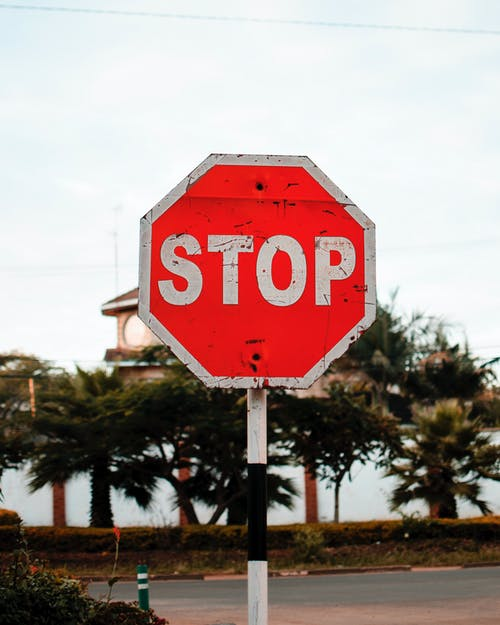
#> input picture pertemuan13/recognize_stop_sign/stop_3.jpg, 500 x 625 px
$ python praktikum.py
#> lines starting #> are read from the running program, lines starting #| are printed output that depends on the picture; after the words box and inside, x2 and y2 are one past the last pixel; in counts of white or black regions, pixels touching at a corner belong together
import cv2

img = cv2.imread('stop_3.jpg')
#> img is the input picture: shape (625, 500, 3); mean B, G, R 139.5, 144.4, 165.1

img_gray = cv2.cvtColor(img, cv2.COLOR_BGR2GRAY)
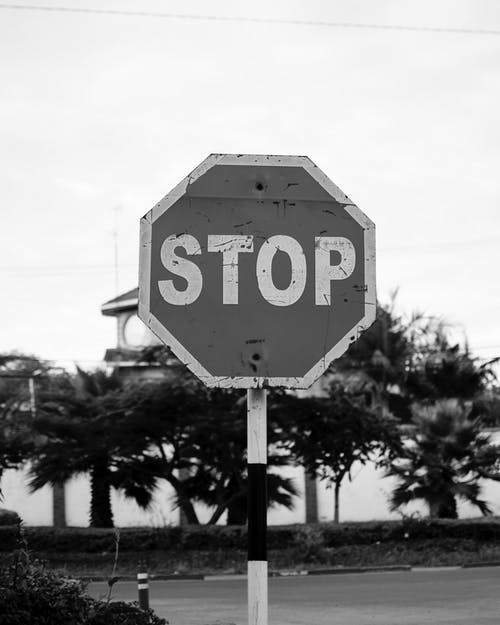
#> img_gray: shape (625, 500); min 0, max 255, mean 150
img_rgb = cv2.cvtColor(img, cv2.COLOR_BGR2RGB)

stop_data = cv2.CascadeClassifier('stop_data.xml')

found = stop_data.detectMultiScale(img,
                                   minSize=(20, 20))
#> found = [[132, 136, 265, 265]]

amount_found = len(found)
#> amount_found = 1

if amount_found != 0:
    for (x, y, width, height) in found:
        cv2.rectangle(img, (x, y),
                      (x + height, y + width),
                      (0, 255, 0), 5)
#> this loop made 1 pass
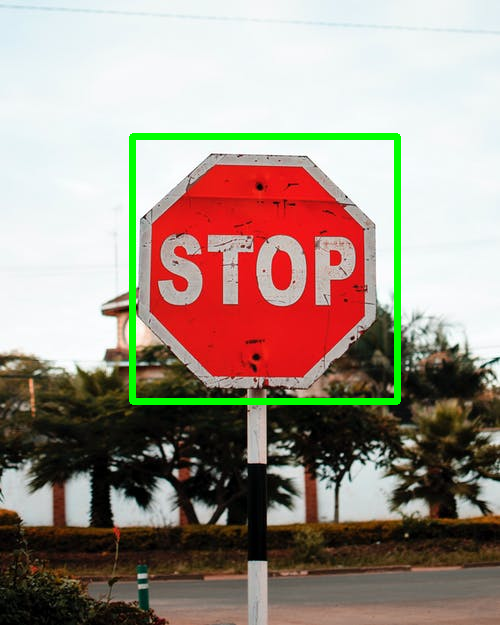
#> img: shape (625, 500, 3); 2.37% of pixels changed, all inside (x1, y1, x2, y2) = (129, 133, 401, 405)

cv2.imshow("stop sign", img)
cv2.waitKey(0)
cv2.destroyAllWindows()

$ run again, with pertemuan13/recognize_stop_sign/image.jpg copied over pertemuan13/recognize_stop_sign/stop_3.jpg
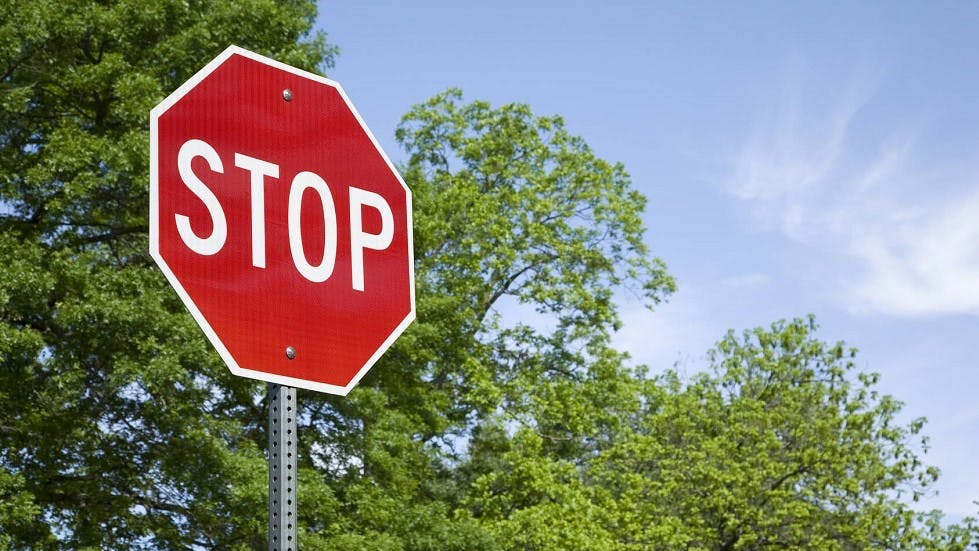
#> input picture pertemuan13/recognize_stop_sign/image.jpg, 979 x 551 px
#> img is the input picture: shape (551, 979, 3); mean B, G, R 123.1, 133.3, 133.1
#> `img_gray = cv2.cvtColor(img, cv2.COLOR_BGR2GRAY)`:
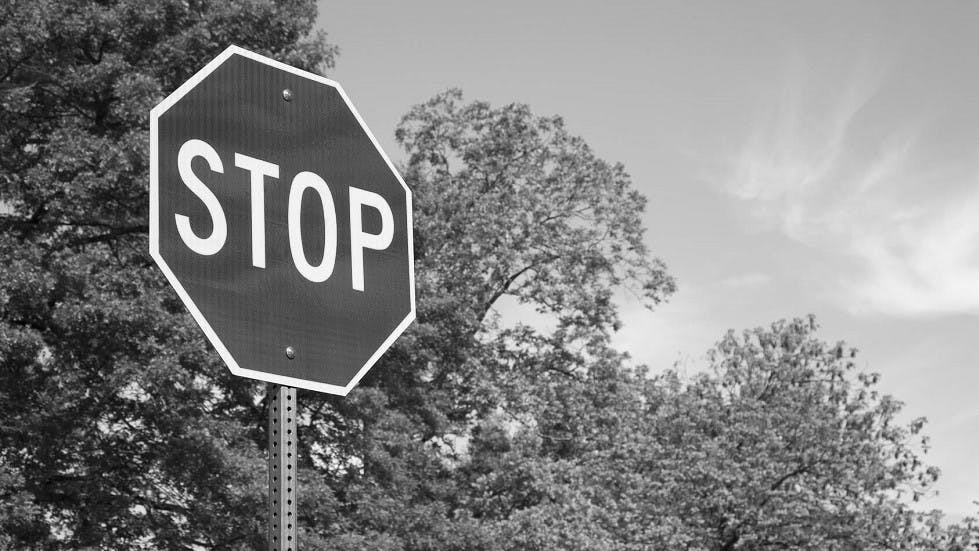
#> img_gray: shape (551, 979); min 0, max 255, mean 132
#> found = [[144, 66, 315, 315]]
#> amount_found = 1
#> the loop `for (x, y, width, height) in found:` made 1 pass
#> after the loop `for (x, y, width, height) in found:`:
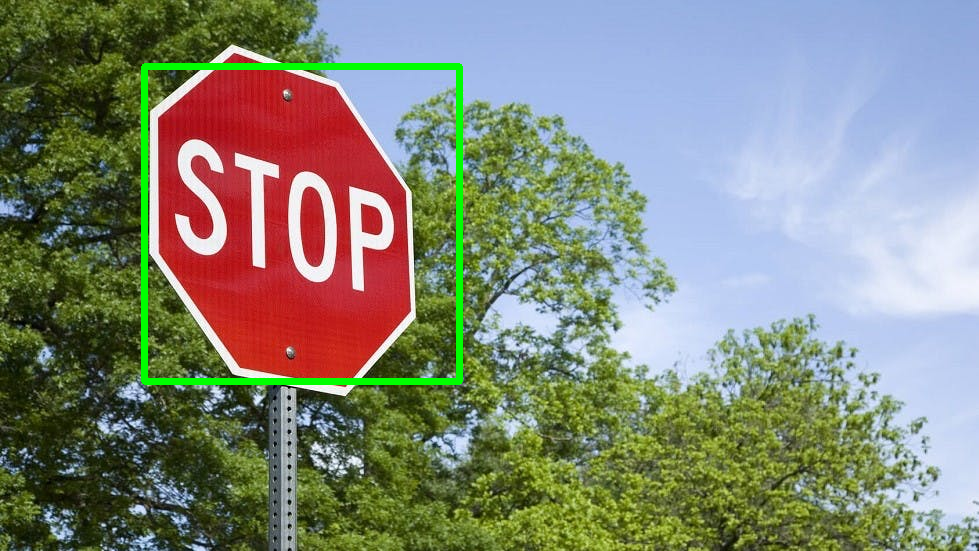
#> img: shape (551, 979, 3); 1.63% of pixels changed, all inside (x1, y1, x2, y2) = (141, 63, 463, 385)

$ run again, with pertemuan13/recognize_stop_sign/stop_1.webp saved as pertemuan13/recognize_stop_sign/stop_3.jpg
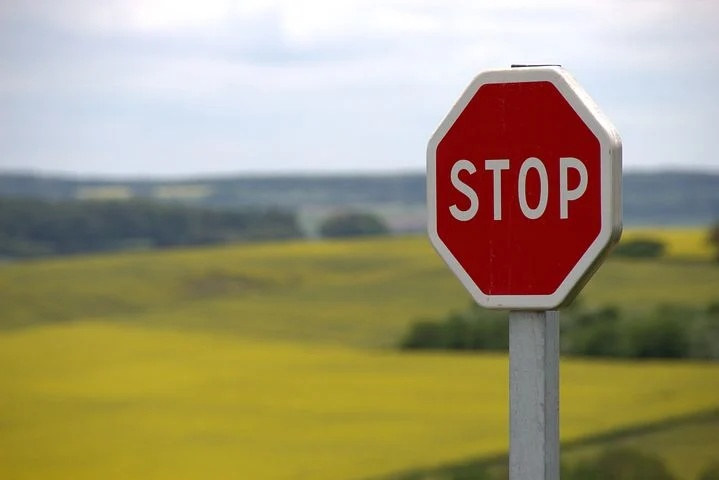
#> input picture pertemuan13/recognize_stop_sign/stop_1.webp, 719 x 480 px
#> img is the input picture: shape (480, 719, 3); mean B, G, R 119.1, 151.3, 161.3
#> `img_gray = cv2.cvtColor(img, cv2.COLOR_BGR2GRAY)`:
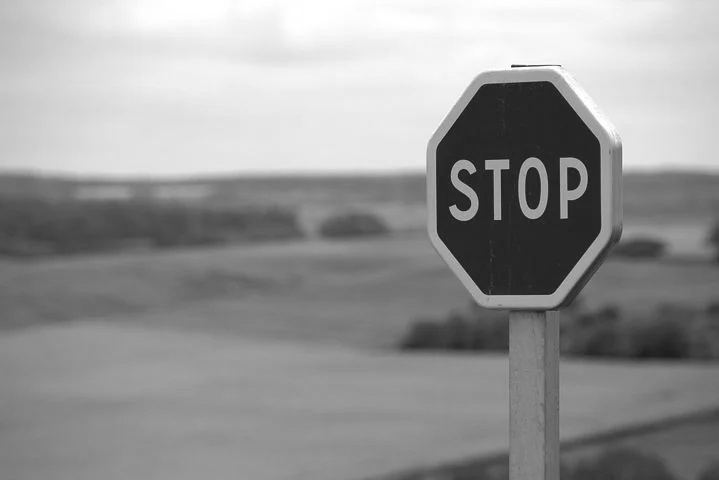
#> img_gray: shape (480, 719); min 22, max 255, mean 150.6
#> found = [[413, 79, 218, 218]]
#> amount_found = 1
#> the loop `for (x, y, width, height) in found:` made 1 pass
#> after the loop `for (x, y, width, height) in found:`:
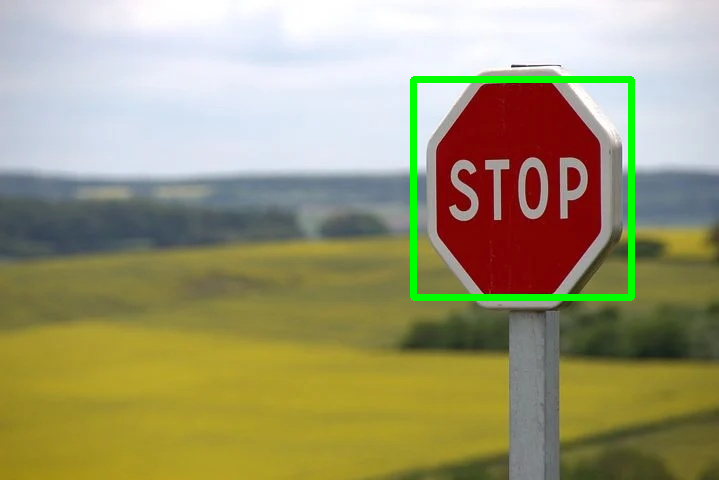
#> img: shape (480, 719, 3); 1.76% of pixels changed, all inside (x1, y1, x2, y2) = (410, 76, 635, 301)

$ run again, with pertemuan13/recognize_stop_sign/stop_2.webp saved as pertemuan13/recognize_stop_sign/stop_3.jpg
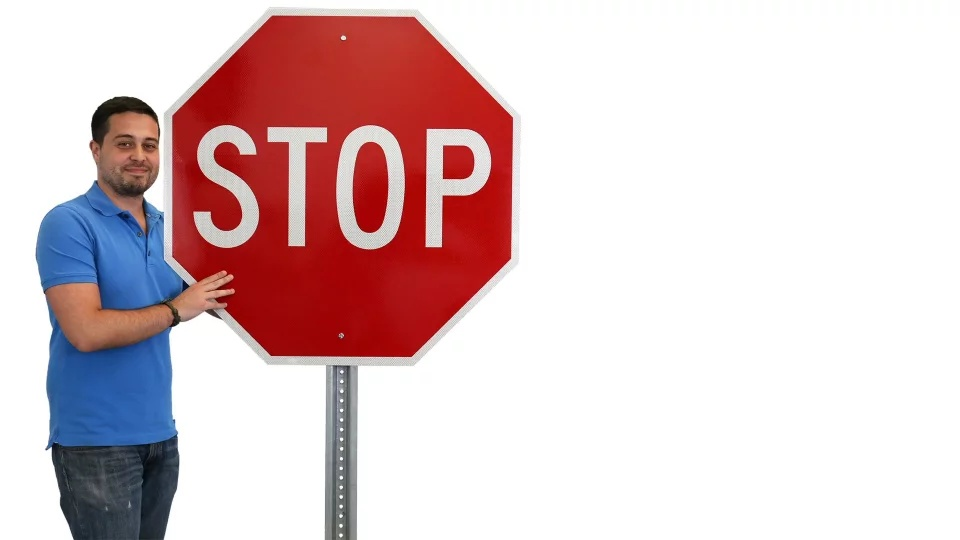
#> input picture pertemuan13/recognize_stop_sign/stop_2.webp, 960 x 540 px
#> img is the input picture: shape (540, 960, 3); mean B, G, R 202.5, 200, 221.8
#> `img_gray = cv2.cvtColor(img, cv2.COLOR_BGR2GRAY)`:
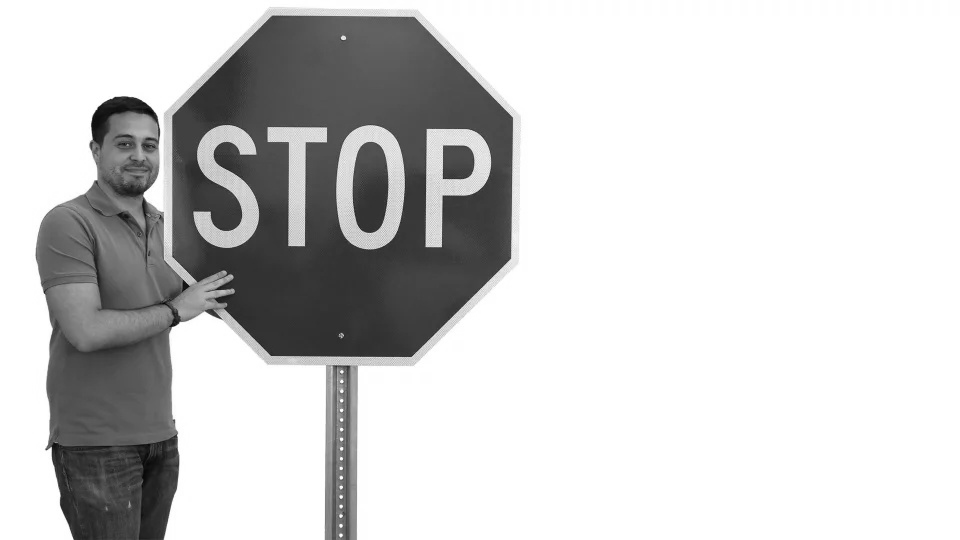
#> img_gray: shape (540, 960); min 6, max 255, mean 206.8
#> found = [[190, 22, 335, 335]]
#> amount_found = 1
#> the loop `for (x, y, width, height) in found:` made 1 pass
#> after the loop `for (x, y, width, height) in found:`:
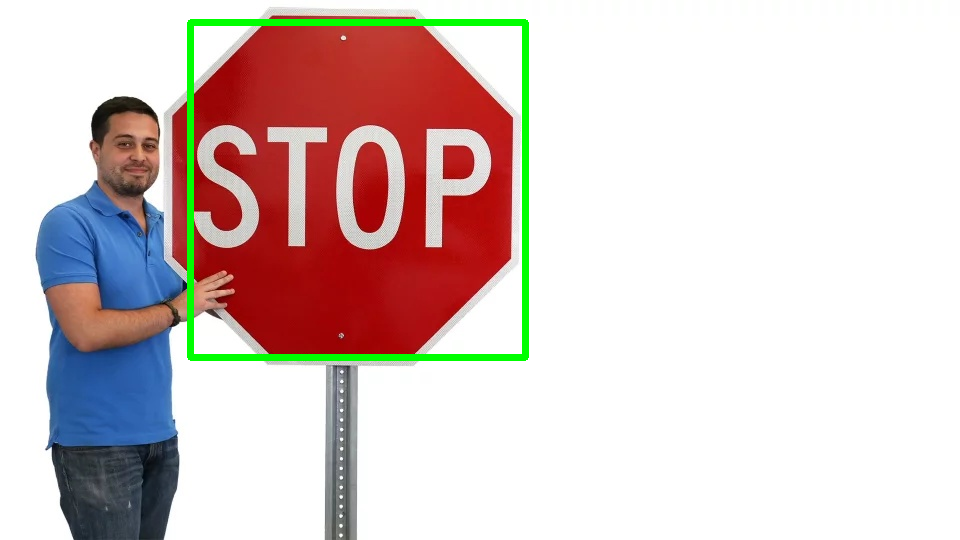
#> img: shape (540, 960, 3); 1.81% of pixels changed, all inside (x1, y1, x2, y2) = (187, 19, 529, 361)
